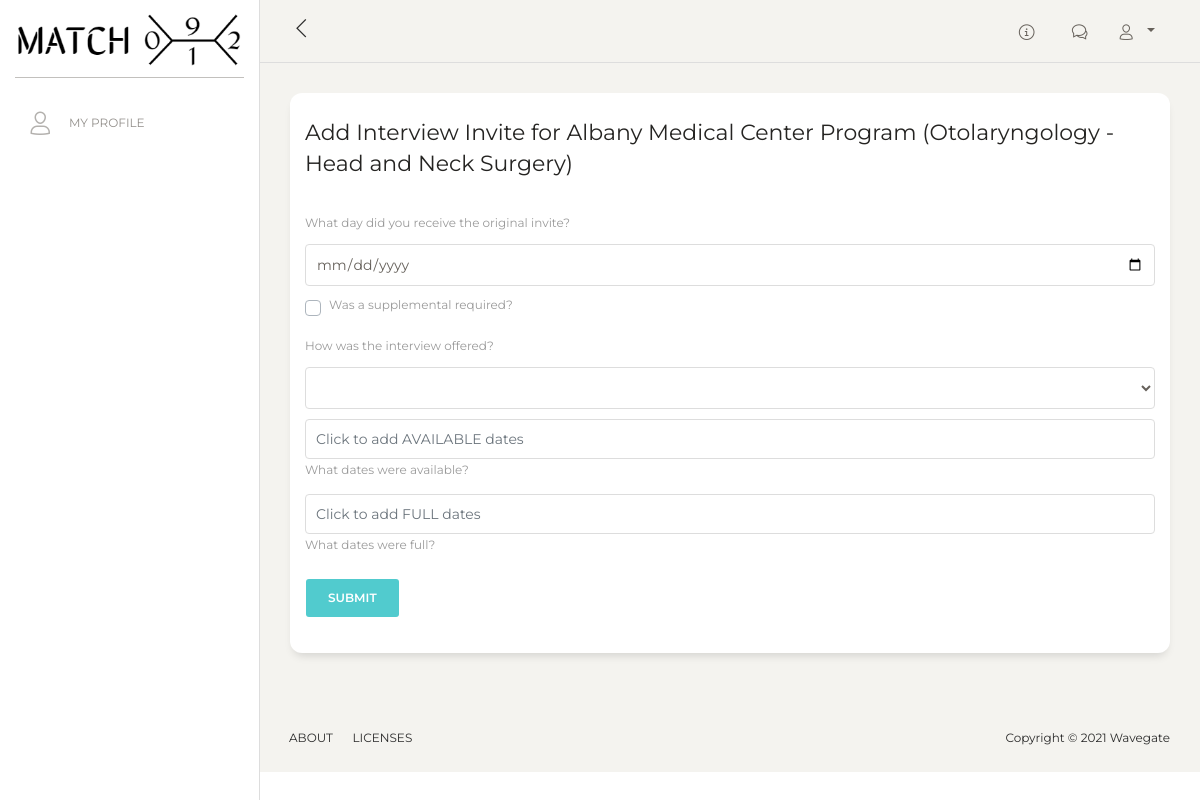
/add_interview/92 (signed in), run on the app's committed database.
### app/models.py (models this page shows, shortened)
class Program(db.Model):
	__tablename__ = 'program'
	id = db.Column(db.Integer, primary_key=True)
	specialty_id = db.Column(db.Integer, db.ForeignKey('specialty.id'))
	name = db.Column(db.Text)
	body = db.Column(db.Text)
	city = db.Column(db.String(140))
	state = db.Column(db.String(140))
	accreditation_id = db.Column(db.String(140))
	status = db.Column(db.String(140))
	url = db.Column(db.String(140))
	timestamp = db.Column(db.DateTime, index=True, default=datetime.utcnow)
	user_id = db.Column(db.Integer, db.ForeignKey('user.id'))
	users = db.relationship('User', cascade="all,delete",secondary=link, back_populates='programs', lazy='dynamic')
	interviews = db.relationship('Interview', backref='interviewer', lazy='dynamic')
	interview_dates = db.relationship('Interview_Date', backref='interviewer', lazy='dynamic')
	interview_impressions = db.relationship('Interview_Impression', backref='program', lazy='dynamic')
	language = db.Column(db.String(5))
	image = db.Column(db.String(140))
	salary = db.Column(db.Text)
	salary_url = db.Column(db.Text)
	imageurl = db.Column(db.Text)

class Specialty(db.Model):
	id = db.Column(db.Integer, primary_key=True)
	name = db.Column(db.String(140), index=True)
	programs = db.relationship('Program', backref='specialty', lazy='dynamic')
	users = db.relationship('User', backref='specialty', lazy='dynamic')
	posts = db.relationship('Post', backref='specialty', lazy='dynamic')
	threads = db.relationship('Thread', backref='specialty', lazy='dynamic')
	chats = db.relationship('Chat', backref='specialty', lazy='dynamic')

### app/main/routes.py (the view, shortened to what this page needs)
@bp.route('/add_interview/<int:program_id>', methods=['GET', 'POST'])
@login_required
def add_interview(program_id):
	specialty2 = session.get('specialty')
	program = Program.query.filter_by(id=program_id).first_or_404()
	form = AddInterviewForm(current_user.username, program)
	return render_template('add_interview.html',specialty2=specialty2, title=_('Add Interview Offer'),
						   form=form, program=program)

### app/main/forms.py
class AddInterviewForm(FlaskForm):
	date = DateField('What day did you receive the original invite?', validators=[Optional()])
	supplemental_required = BooleanField('Was a supplemental required?')
	method = SelectField('How was the interview offered?', choices=['','ERAS','Thalamus','Email'])
	submit = SubmitField(_l('Submit'))
	interview_dates = StringField()
	interview_invites = StringField()
	def __init__(self, user, program, *args, **kwargs):
		super(AddInterviewForm, self).__init__(*args, **kwargs)
		self.program = program
		self.user = user

### app/models.py (called while the page is built)
@login.user_loader
def load_user(id):
	return User.query.get(int(id))

	def new_messages(self):
		last_read_time = self.last_message_read_time or datetime(1900, 1, 1)
		return Message.query.filter_by(recipient=self).filter(
			Message.timestamp > last_read_time).count()

### app/templates/add_interview.html (shortened to what this page needs)
{% extends "base.html" %}
{% block content %}
<div class="content">
    <div class="row">
      <div class="col-md-12">
            <div class="card ">
              <div class="card-header ">
                <h5 class="card-title">Add Interview Invite for {{ program.name }} ({{ program.specialty.name }})</h5>
            </div>
            <div class="card-body ">
                <form action="" method="post">
                    <div class="form-group">
                        {{ form.date.label(class_="col-form-label") }}<br>
                        {{ form.date(class_="form-control datepick") }}
                    </div>
                    <div class="form-group">
                        <div class="form-group">
                            <div class="custom-control custom-checkbox">
                                {{ form.supplemental_required.label(class_="custom-control-label") }}
                            </div>
                        </div>
                        <div class="form-group">
                            {{ form.method.label(class_="col-form-label") }}<br>
                            {{ form.method(class_="form-control") }}
                        </div>
                        <div class="form-group">
                            {{ form.interview_dates(class_="form-control", placeholder="Click to add AVAILABLE dates")}}
                            <label for="mdp" class_="col-form-label">What dates were available?</label>
                        </div>
                        <div class="form-group">
                            {{ form.interview_invites(class_="form-control", placeholder="Click to add FULL dates")}}
                            <label for="mdp" class_="col-form-label">What dates were full?</label>
                        </div>
                    </div>
                    <div class="form-group">
                        <p>{{ form.submit(class_="btn btn-primary btn-md") }}</p>
                    </div>
                </form>
            </div>
    </div>
</div>
</div>
</div>
{% endblock %}
{% block scripts %}
<link rel="stylesheet" href="{{ url_for('static', filename='css/jquery-ui.css') }}">
<link rel="stylesheet" href="{{ url_for('static', filename='css/jquery-ui.multidatespicker.css') }}">
{% endblock %}

### data on the page
Program: name "Albany Medical Center Program"
Specialty: specialty.name "Otolaryngology - Head and Neck Surgery"
